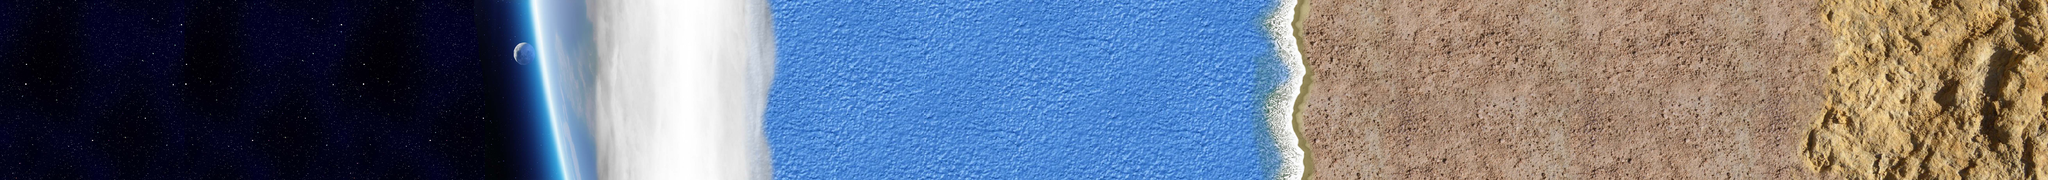

Below is a game level as drawn by its tile map, then a one-line description and the .tmx that defines it (tile-layer data replaced by summaries):
An orthogonal 283x25 tile map with 35x35 px tiles, 2 tile layers (Background, Enemies).

<map version="1.0" orientation="orthogonal" renderorder="right-down" width="283" height="25" tilewidth="35" tileheight="35" nextobjectid="1">
 <tileset firstgid="1" name="Level1_BG_1" tilewidth="35" tileheight="35" spacing="2" margin="2">
  <image source="Level1_BG_1.jpg" width="10500" height="945" />
 </tileset>
 <layer name="Background" width="283" height="25">
  <data>[7075 cells, 7075 non-empty, 7075 distinct tile ids]</data>
 </layer>
 <layer name="Enemies" width="283" height="25">
  <data>[7075 cells, 0 non-empty, 0 distinct tile ids]</data>
 </layer>
</map>